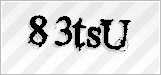
#> input picture captcha_solver/samples/c4.png, 161 x 75 px
$ python csolver.py samples/c4.png
#> lines starting #> are read from the running program, lines starting #| are printed output that depends on the picture
import os
import sys

import pytesseract
from PIL import Image

# Set Tesseract location
pytesseract.pytesseract.tesseract_cmd = ""

# Image
im = sys.argv[1]


def resize_image(img):
#> called with img = 'samples/c4.png'
    img = Image.open(img)
#> img is the input picture: PIL image 161x75 P; mean R, G, B 214.2, 214.2, 214.2
    img = img.resize((1000, 500), Image.NEAREST)
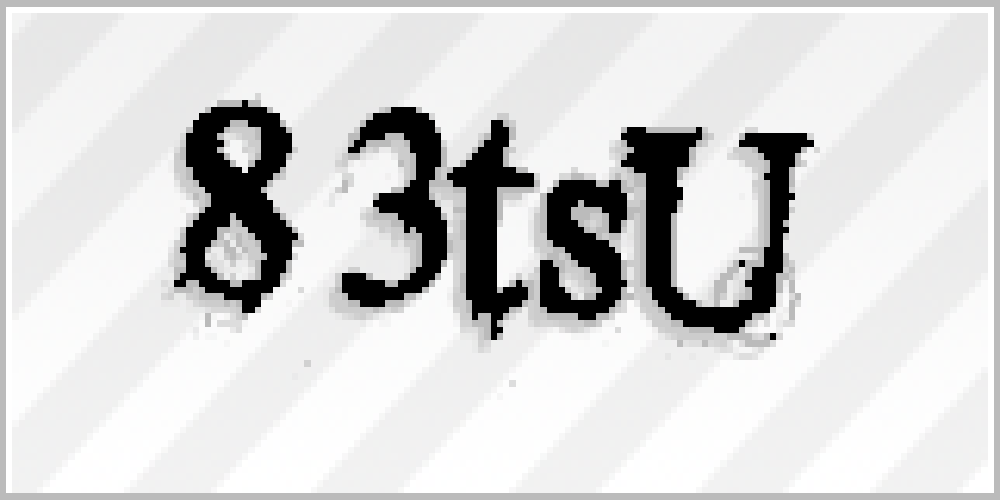
#> img: PIL image 1000x500 P; mean R, G, B 214.1, 214.1, 214.1
    img.save("resized.png")


def solve(img):
    resize_image(img)
#> (the run stopped early here; a loop or call above may not have finished)
